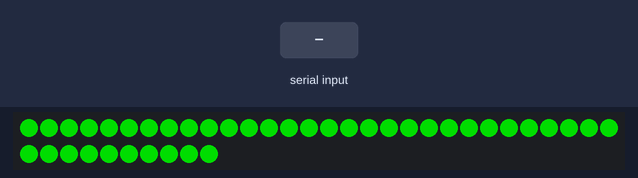
The sketch below on a simulated Teensy 4. Parts: 40 RGB LEDs in strip order, left to right, continuing on the next row. Inputs (shaded band) come from the test bench. Dim RGB values are drawn brighter than linear.

Above: at 1.2 s.
1.3 s: "c\n" received over Serial
At 2.2 s:
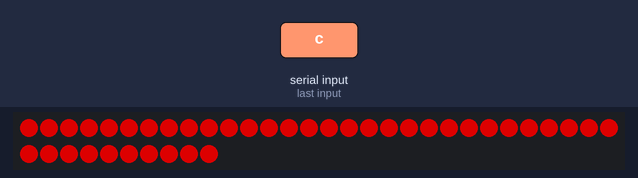
At 2.7 s:
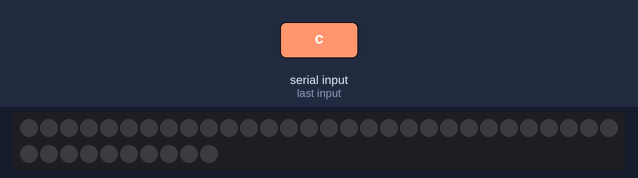
4.3 s: "a\n" received over Serial
At 7.2 s:
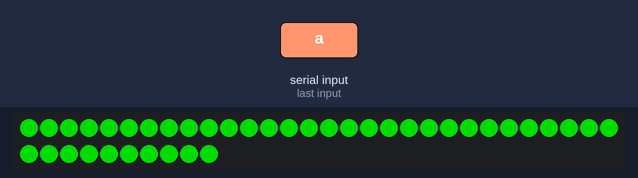
7.3 s: "b\n" received over Serial
Timing chart, 0 to 10.3 s (numbered marks = the images above; inputs shaded):
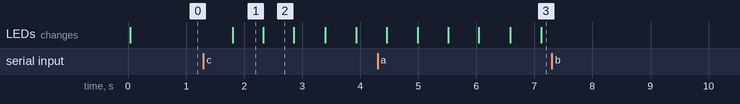

Measured:
- after the input at 1.3 s, the LEDs: change after 0.50 s (image 1)
- after the input at 4.3 s, the LEDs: first differ from a run without the input after 0.69 s (image 3)
- what the display in image 1 shows lasts 0.5 s, from 1.8 s to 2.3 s

The sketch:

teensy_test_ros2.ino
```cpp
#include <Adafruit_NeoPixel.h>


#define PIN 1
#define NUMPIXELS 40

Adafruit_NeoPixel pixels(NUMPIXELS, PIN, NEO_GRBW);

#define PERIOD_MS 20

unsigned long last_time_ms = 0;
unsigned int ticks = 0;
unsigned int last_time_ack_ms = 0;
bool blink_effect_flag = false;
enum command_types {ROBOT_MOVE, ROBOT_IDLE, ROBOT_EMERGENCY_STOP, ROBOT_BOOTING, ROBOT_CLEAR_SIGNAL, ROBOT_UNKNOWN_COMMAND, ROBOT_ACK};
enum state_machine_flags {LEDS_BOOTING, LEDS_READY, LEDS_RUNNING, LEDS_EXIT};
int state_machine = LEDS_BOOTING;

void setup() {

  Serial.begin(9600);
  pixels.begin();
  pixels.clear();

  last_time_ms = millis();
}


bool elapsedLedsTime(unsigned long time_value){

  bool time_reached = false;

  ticks++;
  //Serial.println(ticks);

  if (ticks*PERIOD_MS >= time_value){

      time_reached = true;
      ticks = 0;
  }
  else{
    time_reached = false;
  }

  return time_reached;
}

void run_blink_effect(int start_led, int end_led, unsigned long time_ms, int red, int blue, int green){

  if (elapsedLedsTime(time_ms)){

    if (blink_effect_flag == false){

       for (int i = start_led-1; i<=end_led-1; i++){
          pixels.setPixelColor(i, pixels.Color(red, blue, green));
       }

       pixels.show();
       blink_effect_flag = true;

    }
    else{

      for (int i = start_led-1; i<=end_led-1; i++){
          pixels.setPixelColor(i, pixels.Color(0, 0, 0));
       }

      pixels.show();
      blink_effect_flag = false;
    }
  }

}


void run_paint_effect(int start_led, int end_led, unsigned long time_ms, int red, int blue, int green){

   for (int i = start_led-1; i<=end_led-1; i++){
      pixels.setPixelColor(i, pixels.Color(red, blue, green));
   }

   pixels.show();

}

void run_clear_effect(){
  pixels.clear();
  pixels.show();
}

void run_boot_teensy(){

  run_blink_effect(1, 40, 500, 150, 150, 150);
}

void run_ready_teensy(){

  run_paint_effect(1, 40, 500, 0, 150, 0);
}


void run_exit_teensy(){

  run_paint_effect(1, 40, 500, 0, 0, 150);
}

void run_move_signal(){

  run_blink_effect(1, 40, 500, 0, 150, 0);
}

void run_idle_signal(){

  run_paint_effect(1, 40, 500, 0, 150, 0);
}

void run_emergency_signal(){

  run_blink_effect(1, 40, 500, 150, 0, 0);
}

void run_clear_signal(){

  run_clear_effect();
}


void leds_booting(){

  run_boot_teensy();
}

void leds_ready(){

  run_ready_teensy();
}

void leds_exit(){

  run_exit_teensy();
}

void leds_running(int command){

  switch (command){
  case ROBOT_MOVE:
    run_move_signal();
    break;
  case ROBOT_IDLE:
    run_idle_signal();
    break;
  case ROBOT_EMERGENCY_STOP:
    run_emergency_signal();
    break;
   case ROBOT_CLEAR_SIGNAL:
    run_clear_signal();
    break;
  }

  //run_boot_teensy();
  //run_ready_teensy();
  //run_exit_teensy();

  //run_move_signal();
  //run_idle_signal();
  //run_emergency_signal();
}

int get_led_command(){

  static int current_command = ROBOT_UNKNOWN_COMMAND;
  char value = 0;

  while(Serial.available() > 0){

    char inChar = Serial.read();

    if (inChar != '\n'){
      value = inChar;
    }

  }

  switch (value){
    case 'a':
      current_command = ROBOT_MOVE;
      last_time_ack_ms = millis();
      break;
    case 'b':
      current_command = ROBOT_IDLE;
      last_time_ack_ms = millis();
      break;
    case 'c':
      current_command = ROBOT_EMERGENCY_STOP;
      last_time_ack_ms = millis();
      break;
    case 'd':
      current_command = ROBOT_CLEAR_SIGNAL;
      last_time_ack_ms = millis();
      break;
  }

  return current_command;
}


bool checkConnectionCPU(){

  bool is_connected = true;

  if (millis() - last_time_ack_ms > 5000){

    is_connected = false;
  }

  return is_connected;
}


void loop() {

  if ((millis() - last_time_ms) > PERIOD_MS){


    if (state_machine == LEDS_BOOTING){

      leds_booting();

      if (SerialUSB){
        state_machine = LEDS_READY;
      }
    }

    else if (state_machine == LEDS_READY){

      leds_ready();
      state_machine = LEDS_RUNNING;
      last_time_ack_ms = millis();
    }

    else if (state_machine == LEDS_RUNNING){

      int command = get_led_command();
      leds_running(command);

      if (checkConnectionCPU() == false){
        state_machine = LEDS_EXIT;
      }
    }

    else if (state_machine == LEDS_EXIT){

      leds_exit();

      get_led_command();

      if (checkConnectionCPU() == true){
        state_machine = LEDS_READY;
      }

    }

    last_time_ms = millis();

  }

}
```
